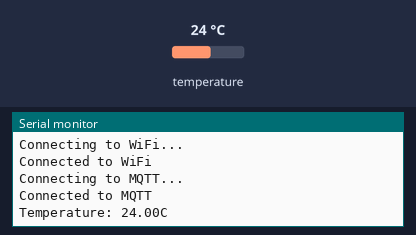
Bench run of a sketch on a simulated ESP32-S3. Shown: the last lines printed to the serial monitor. Inputs (shaded band) come from the test bench; at power-on: temperature 24 °C. WiFi joins after 1.5 s; servers stay silent unless stated; no radio packets arrive unless stated; no MQTT or app messages arrive unless stated.

Above: at 3.4 s.
3.5 s: temperature set to 12 °C
At 9.8 s:
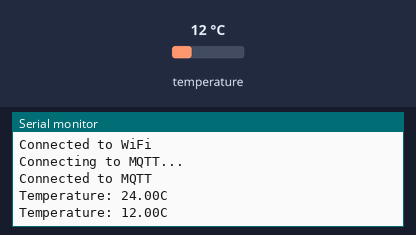
10.3 s: temperature set to 19 °C
At 15.2 s:
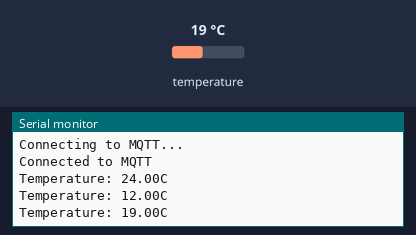
Timing chart, 0 to 16.7 s (numbered marks = the images above; inputs shaded):
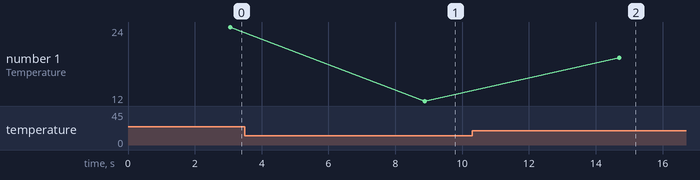

Measured:
- after the input at 3.5 s, the serial monitor: prints a new line after 5.4 s (image 1)
- after the input at 10.3 s, the serial monitor: prints a new line after 4.4 s (image 2)
- plotted number 1: 24 → 12 after the input at 3.5 s, 12 → 19 after the input at 10.3 s

The sketch:

sketch_jun11f.ino
```cpp
#include <OneWire.h>
#include <DallasTemperature.h>
#include <LoRa.h>
#include <WiFi.h>
#include <PubSubClient.h>

// WiFi 信息
const char* ssid = "T10086";
const char* password = "1117072301050606";

// MQTT 服务器设置
const char* mqttServer = "192.168.31.234";
const int mqttPort = 1883;
const char* mqttUser = "emqx";
const char* mqttPassword = "public";

// DS18B20 温度传感器的引脚
const int DS18B20_Pin = 12;

// LoRa SPI 引脚
const int LoRa_NSS = 7;
const int LoRa_MISO = 10;
const int LoRa_MOSI = 3;
const int LoRa_SCK = 2;
const int LoRa_RST = 8;
const int LoRa_DIO0 = 1;

// 初始化 OneWire 和 DallasTemperature
OneWire oneWire(DS18B20_Pin);
DallasTemperature sensors(&oneWire);

// 初始化 WiFi 和 MQTT
WiFiClient espClient;
PubSubClient client(espClient);

void setup() {
  Serial.begin(9600);

  // 设置 LoRa 接脚
  LoRa.setPins(LoRa_NSS, LoRa_RST, LoRa_DIO0);

  // 尝试复位 LoRa 模块
  pinMode(LoRa_RST, OUTPUT);     // 设置RST引脚为输出
  digitalWrite(LoRa_RST, LOW);   // 将RST引脚设置为低电平
  delay(100);                    // 等待100ms
  digitalWrite(LoRa_RST, HIGH);  // 将RST引脚设置为高电平
  delay(100);                    // 等待100ms

  // 配置WiFi
  WiFi.begin(ssid, password);
  while (WiFi.status() != WL_CONNECTED) {
    delay(1000);
    Serial.println("Connecting to WiFi...");
  }
  Serial.println("Connected to WiFi");

  // 连接MQTT
  client.setServer(mqttServer, mqttPort);

  while (!client.connected()) {
    Serial.println("Connecting to MQTT...");
    if (client.connect("ESP32Client", mqttUser, mqttPassword)) {
      Serial.println("Connected to MQTT");
    } else {
      Serial.print("Failed to connect MQTT, rc=");
      Serial.print(client.state());
      delay(5000);
    }
  }

  // 设置LoRa
  if (!LoRa.begin(470E6)) {
    Serial.println("Starting LoRa failed!");
    while (1)
      ;
  }

  // 设置 DS18B20
  sensors.begin();
}

void loop() {
  // 从 DS18B20 读取温度
  sensors.requestTemperatures();
  float temp = sensors.getTempCByIndex(0);
  Serial.print("Temperature: ");
  Serial.print(temp);
  Serial.println("C");

  // 发送 LoRa 数据包
  LoRa.beginPacket();
  LoRa.print(temp);
  LoRa.endPacket();

  // 发送 MQTT 消息
  char temperatureString[10];
  dtostrf(temp, 6, 2, temperatureString);
  client.publish("temperature", temperatureString);

  delay(5000);
}
```
